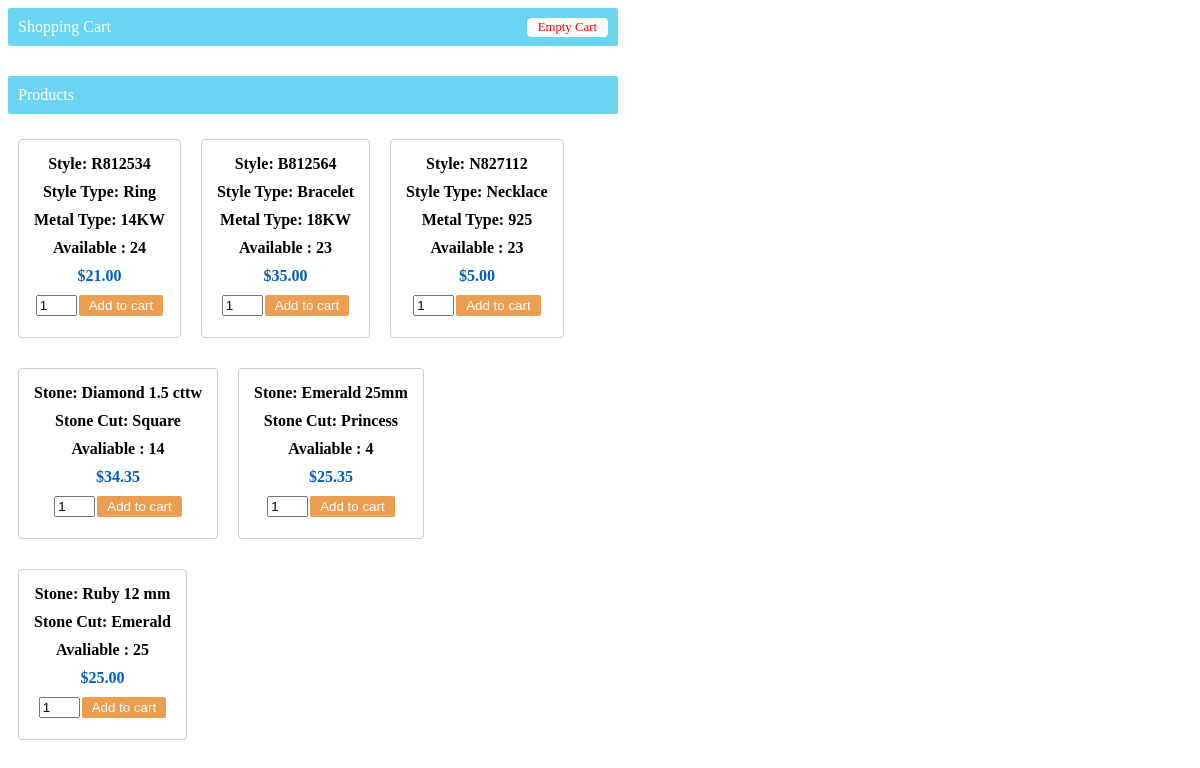
Before: / with the older database file.
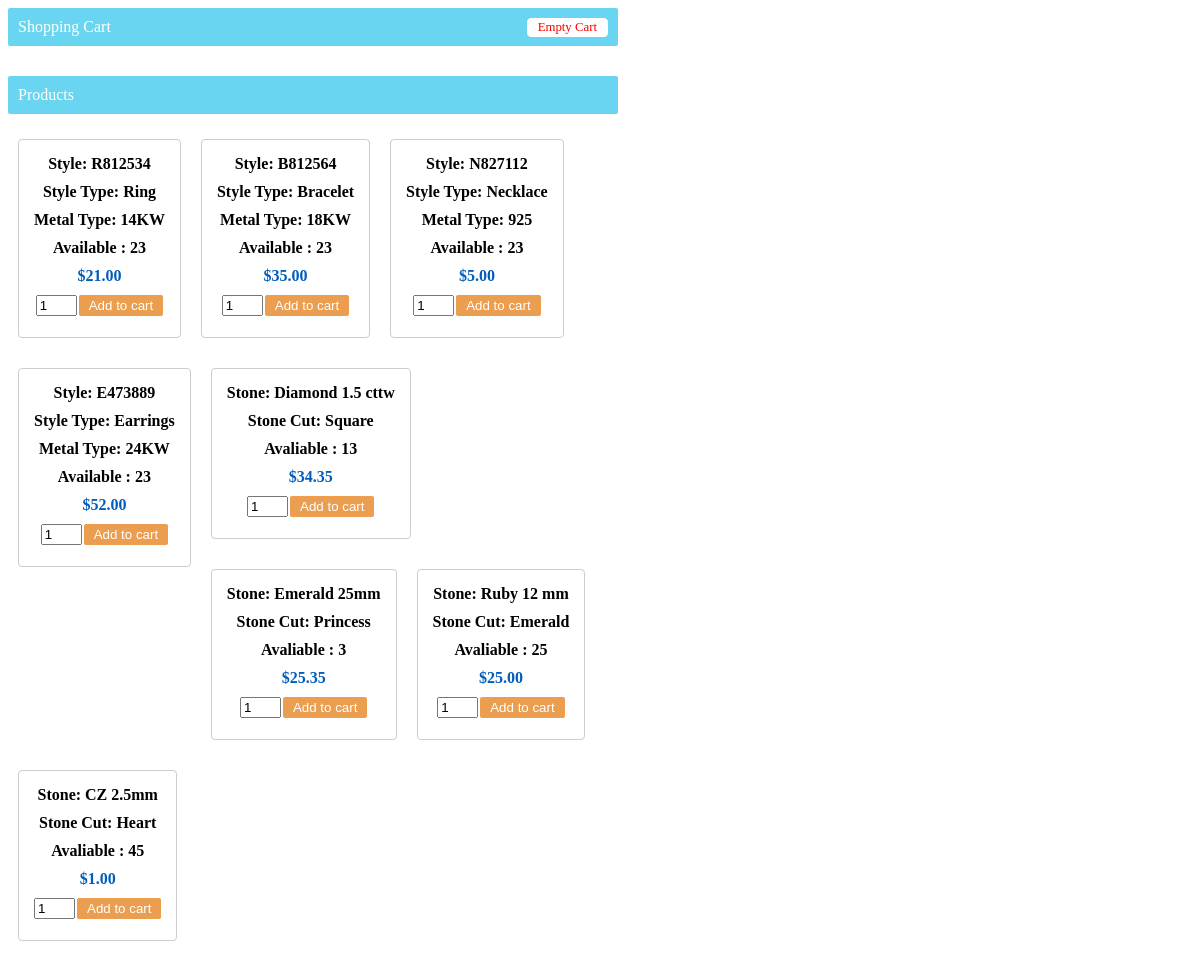
After: the same page with the newer database file.
### tables this page shows
CREATE TABLE `styleNumbers` (
  `styleID` int(30) NOT NULL AUTO_INCREMENT,
  `metalType` varchar(255) DEFAULT NULL,
  `styleType` varchar(255) DEFAULT NULL,
  `styleQty` int(11) DEFAULT NULL,
  `stylePrice` double(8,2) DEFAULT NULL,
  `styleNumber` varchar(255) DEFAULT NULL,
  `stoneType` varchar(255) DEFAULT NULL,
  `stoneCut` varchar(255) DEFAULT NULL,
  `type` varchar(255) DEFAULT NULL,
  PRIMARY KEY (`styleID`)
);

### dbcontroller.php (called while the page is built, shortened)
<?php
class DBController {
	private $host = "localhost";
	private $user = "root";
	private $password = "root";
	private $database = "JDC";
	private $conn;
	function __construct() {
		$this->conn = $this->connectDB();
	}
	function connectDB() {
		$conn = mysqli_connect($this->host,$this->user,$this->password,$this->database);
		return $conn;
	}
	function runQuery($query) {
		$result = mysqli_query($this->conn,$query);
		while($row=mysqli_fetch_assoc($result)) {
			$resultset[] = $row;
		}
		if(!empty($resultset))
			return $resultset;
	}
}
?>

### index.php (the view, shortened to what this page needs)
<?php
require_once("dbcontroller.php");
$db_handle = new DBController();
?>
<HTML>
<HEAD>
<link href="style.css" type="text/css" rel="stylesheet" />
</HEAD>
<BODY>
<div id="shopping-cart">
<div class="txt-heading">Shopping Cart <a id="btnEmpty" href="index.php?action=empty">Empty Cart</a></div>
</div>
<div id="product-grid">
	<div class="txt-heading">Products</div>
	<?php
	$product_array = $db_handle->runQuery("SELECT * FROM styleNumbers ORDER BY type ASC");
	if (!empty($product_array)) {
		foreach($product_array as $key=>$value){
			if ($product_array[$key]["styleQty"] >0 ){
	?>
		<div class="product-item">
			<form method="post" action="index.php?action=add&code=<?php echo $product_array[$key]["styleID"]; ?>">
			<?php if ($product_array[$key]["type"] == "Stone"){ ?>
				<div><strong><?php echo "Stone: ". $product_array[$key]["stoneType"]; ?></strong></div>
				<div><strong><?php echo "Stone Cut: ".$product_array[$key]["stoneCut"]; ?></strong></div>
				<div><strong><?php echo "Avaliable : " . $product_array[$key]["styleQty"]; ?></strong></div>
				<div class="product-price"><?php echo "$".$product_array[$key]["stylePrice"]; ?></div>
<?php }else { ?>
			<div><strong><?php echo "Style: ".$product_array[$key]["styleNumber"]; ?></strong></div>
			<div><strong><?php echo "Style Type: ".$product_array[$key]["styleType"]; ?></strong></div>
			<div><strong><?php echo "Metal Type: ".$product_array[$key]["metalType"]; ?></strong></div>
			<div><strong><?php echo "Available : " . $product_array[$key]["styleQty"]; ?></strong></div>
			<div class="product-price"><?php echo "$".$product_array[$key]["stylePrice"]; ?></div>
<?php   } ?>
			<div><input type="text" name="quantity" value="1" size="2" /><input type="submit" value="Add to cart" class="btnAddAction" /></div>
			</form>
		</div>
	<?php }
			}
	}
	?>
</div>
</BODY>
</HTML>

Changed rows visible on the page:
changed stylenumbers "Ring": styleQty "24" → "23"
added stylenumbers: styleNumber "E473889", styleType "Earrings", metalType "24KW", styleQty "23", stylePrice "52.00"
changed stylenumbers "Diamond 1.5 cttw": styleQty "14" → "13"
changed stylenumbers "Emerald 25mm": styleQty "4" → "3"
added stylenumbers: stoneType "CZ 2.5mm", stoneCut "Heart", styleQty "45", stylePrice "1.00"
